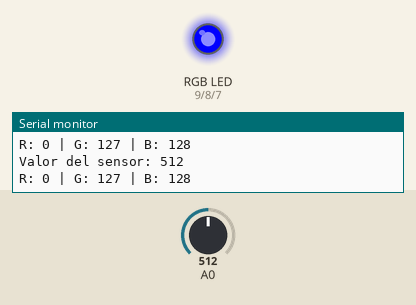
This sketch was run on a simulated Arduino Uno, built with avr-gcc and run on an emulated ATmega328P. On the bench: an RGB LED mixed from three pins (HIGH = lit), the last lines printed to the serial monitor. The test bench sets the inputs (shaded band); at power-on: A0 = 512. Dim RGB values are drawn brighter than linear.

Above: at 1.8 s.
1.9 s: A0 set to 690
At 2.8 s:
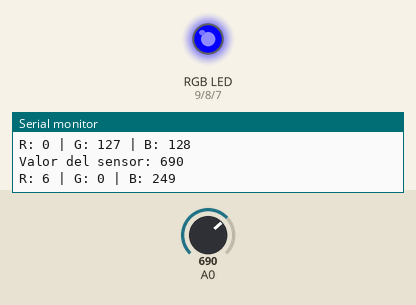
3.5 s: A0 set to 511
At 4.4 s:
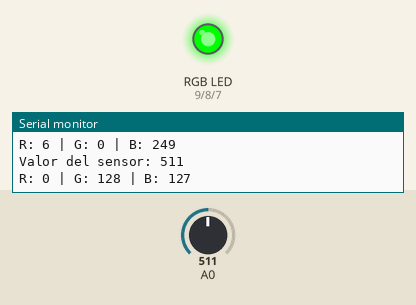
5.5 s: A0 set to 350
7.2 s: A0 set to 329
At 8.8 s:
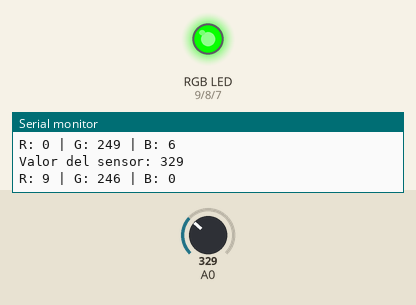
9.5 s: A0 set to 122
At 10.4 s:
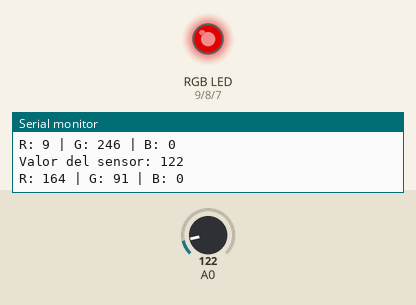
11.5 s: A0 set to 0
At 13.2 s:
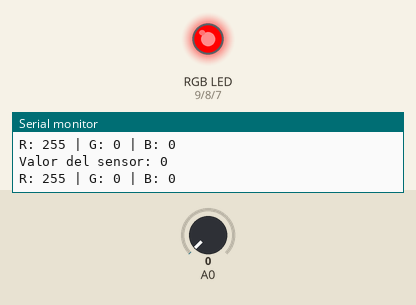
Timing chart, 0 to 14.5 s (numbered marks = the images above; inputs shaded):
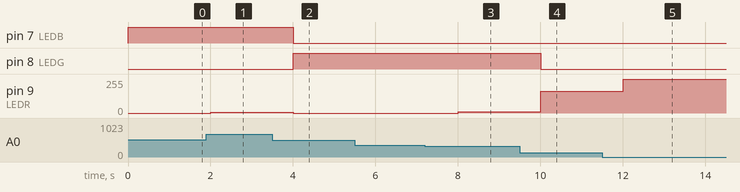

The sketch:

E1_2.0.ino
```cpp
#define LEDR 9
#define LEDG 8
#define LEDB 7
int intensidadR = 0;
int intensidadG = 0;
int intensidadB = 0;

void setup()
{
    Serial.begin(9600);
    pinMode(LEDR, OUTPUT);
    pinMode(LEDG, OUTPUT);
    pinMode(LEDB, OUTPUT);
}

void loop()
{
    int valSensor = analogRead(A0);

    if (valSensor >= 0 && valSensor <= 340)
    {
        int intensidad = map(valSensor, 0, 340, 0, 255);
        intensidadR = 255 - intensidad;
        intensidadG = intensidad;
        intensidadB = 0;
    }
    else if (valSensor > 340 && valSensor <= 680)
    {
        int intensidad = map(valSensor, 341, 680, 0, 255);
        intensidadR = 0;
        intensidadG = 255 - intensidad;
        intensidadB = intensidad;
    }
    else
    {
        int intensidad = map(valSensor, 681, 1023, 0, 255);
        intensidadR = intensidad;
        intensidadG = 0;
        intensidadB = 255 - intensidad;
    }

    analogWrite(LEDR, intensidadR);
    analogWrite(LEDG, intensidadG);
    analogWrite(LEDB, intensidadB);

    Serial.print("Valor del sensor: ");
    Serial.println(valSensor);
    Serial.print("R: ");
    Serial.print(intensidadR);
    Serial.print(" | G: ");
    Serial.print(intensidadG);
    Serial.print(" | B: ");
    Serial.println(intensidadB);

    delay(1000);
}
```

Measured:
- after the input at 1.9 s, pin 9 (LEDR): 0/255 → 6/255 after 0.10 s
- after the input at 3.5 s, pin 7 (LEDB): HIGH → LOW after 0.50 s; pin 8 (LEDG): LOW → HIGH after 0.50 s; pin 9 (LEDR): 6/255 → 0/255 after 0.50 s
- after the input at 7.2 s, pin 9 (LEDR): 0/255 → 9/255 after 0.81 s
- after the input at 9.5 s, pin 8 (LEDG): HIGH → LOW after 0.51 s; pin 9 (LEDR): 9/255 → 164/255 after 0.51 s
- after the input at 11.5 s, pin 9 (LEDR): 164/255 → 255/255 after 0.51 s
